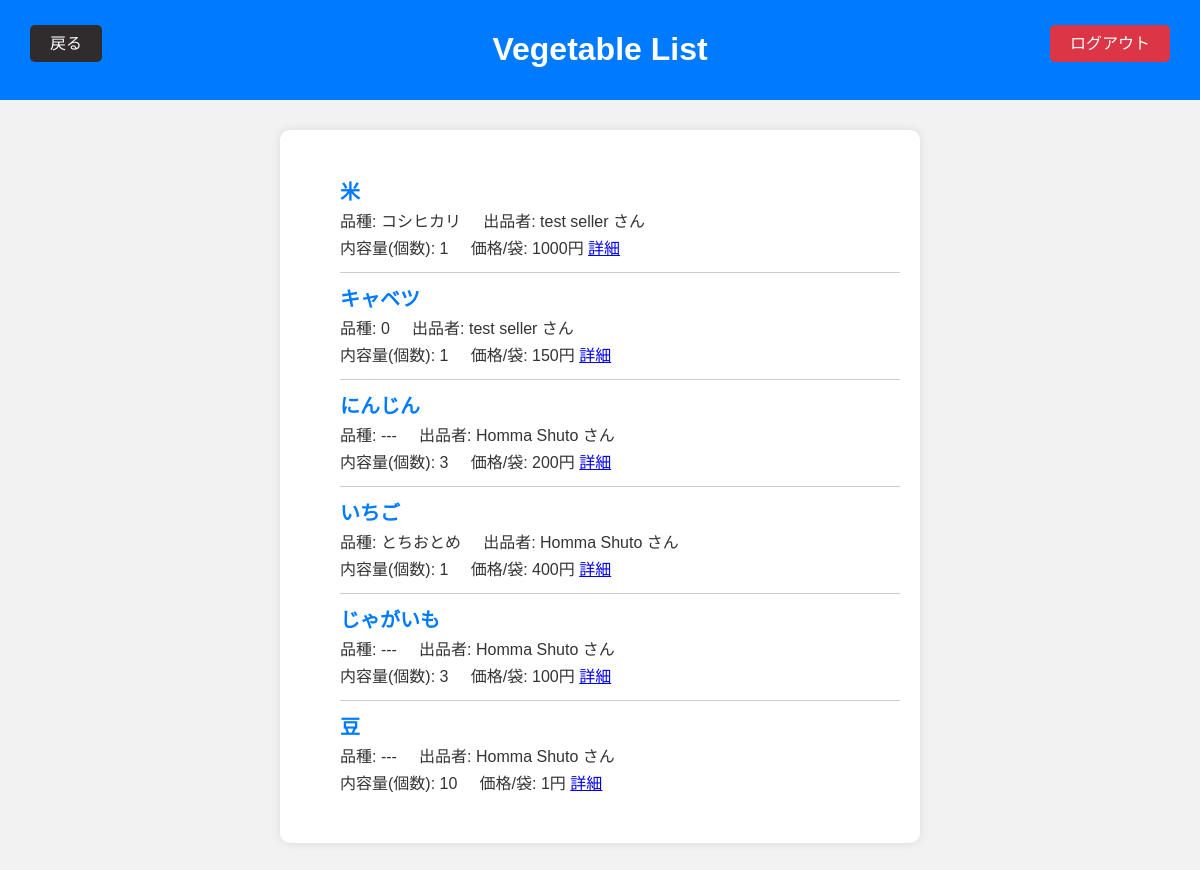
/buyer/vegetable_list/, run on an earlier commit of the app's database.
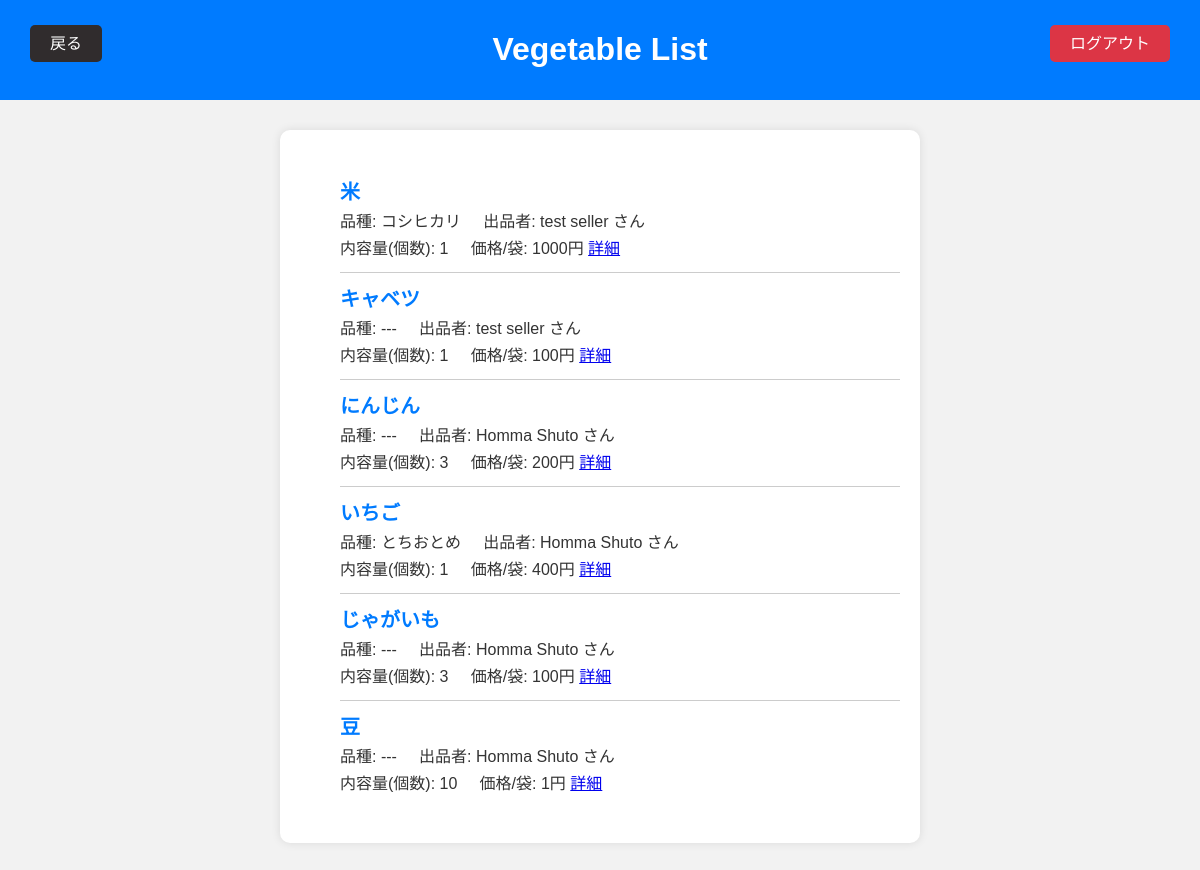
And on a later commit of the database.
### seller/models.py (models this page shows, shortened)
class Vegetable(models.Model):
    seller = models.ForeignKey(Seller, on_delete=models.CASCADE, related_name='vegetable')      # 出品者
    item_name = models.CharField(max_length=100)                                                # 品目名
    item_type = models.CharField(max_length=100, default='---')                                 # 品種名
    price = models.DecimalField(max_digits=100, decimal_places=2, default=0)                    # 単価
    content_quantity = models.PositiveIntegerField(default=1)                                   # まとまりの内容個数
    content_price = models.DecimalField(max_digits=100, decimal_places=2, default=0)            # まとまりの価格
    total_quantity = models.PositiveIntegerField(default=0)                                     # まとまりの総数

class Seller(models.Model):
    user = models.OneToOneField(User, on_delete=models.CASCADE, related_name='seller')
    address = models.CharField(max_length=200)

### accounts/models.py (models this page shows, shortened)
class User(AbstractBaseUser, PermissionsMixin):
    account_id = models.CharField(
        verbose_name=_("account_id"),
        unique=True,
        max_length=10
    )
    email = models.EmailField(
        verbose_name=_("email"),
        unique=True
    )
    first_name = models.CharField(
        verbose_name=_("first_name"),
        max_length=150,
        null=True,
        blank=False
    )
    last_name = models.CharField(
        verbose_name=_("last_name"),
        max_length=150,
        null=True,
        blank=False
    )
    birth_date = models.DateField(
        verbose_name=_("birth_date"),
        blank=True,
        null=True
    )
    is_superuser = models.BooleanField(
        verbose_name=_("is_superuer"),
        default=False
    )
    is_staff = models.BooleanField(
        verbose_name=_('staff status'),
        default=False,
    )
    is_seller = models.BooleanField(
        verbose_name=_('is_seller'),
        default=False,
    )
    is_active = models.BooleanField(
        verbose_name=_('active'),
        default=True,
    )
    created_at = models.DateTimeField(
        verbose_name=_("created_at"),
        auto_now_add=True
    )
    updated_at = models.DateTimeField(
        verbose_name=_("updateded_at"),
        auto_now=True
    )
    address = models.CharField(
        max_length=200,
        blank=True,
        null=True
    )
    profile_picture = models.ImageField(
        upload_to='profile_pics/',
        blank=True,
        null=True
    )
    objects = UserManager()
    USERNAME_FIELD = 'account_id' # ログイン時、ユーザー名の代わりにaccount_idを使用
    REQUIRED_FIELDS = ['email']  # スーパーユーザー作成時にemailも設定する

### buyer/views.py (the view)
# urls.py: path('vegetable_list/', VegetableListView.as_view(), name='vegetable_list'),
class VegetableListView(View):
    def get(self, request):
        vegetables = Vegetable.objects.all()
        return render(request, 'buyer/vegetable_list.html', {'vegetables': vegetables})

### buyer/templates/buyer/vegetable_list.html (shortened to what this page needs)
{% load static %}
<!DOCTYPE html>
<html>
<head>
    <link rel="stylesheet" type="text/css" href="{% static 'buyer/css/vegetable_list.css' %}">
</head>
<body>
    <div class="header">
        <h1>Vegetable List</h1>
    </div>
    <div class="logout-container">
        <a href="{% url 'accounts:logout' %}" class="logout-btn">ログアウト</a>
    </div>
    <div class="product-list">
        <ul>
            {% for vegetable in vegetables %}
            <li class="product">
                <h3>{{ vegetable.item_name }}</h3>
                <p>品種: {{ vegetable.item_type }}&nbsp;&nbsp;&nbsp;&nbsp;&nbsp;出品者: {{ vegetable.seller.user.last_name }} {{ vegetable.seller.user.first_name }} さん</p>
                <p>内容量(個数): {{ vegetable.content_quantity }}&nbsp;&nbsp;&nbsp;&nbsp;&nbsp;価格/袋: {{ vegetable.content_price|floatformat:"0" }}円
                <a href="{% url 'buyer:product_detail' vegetable_id=vegetable.id %}" >詳細</a></p>
            </li>
            {% endfor %}
        </ul>
    </div>
    <div class="back-container">
        <a href="javascript:history.go(-1)" class="back-btn">戻る</a>
    </div>
</body>
</html>

What changed in the data, as far as the page shows it:
changed Vegetable "キャベツ": item_type "0" → "---"; content_price "150" → "100"
